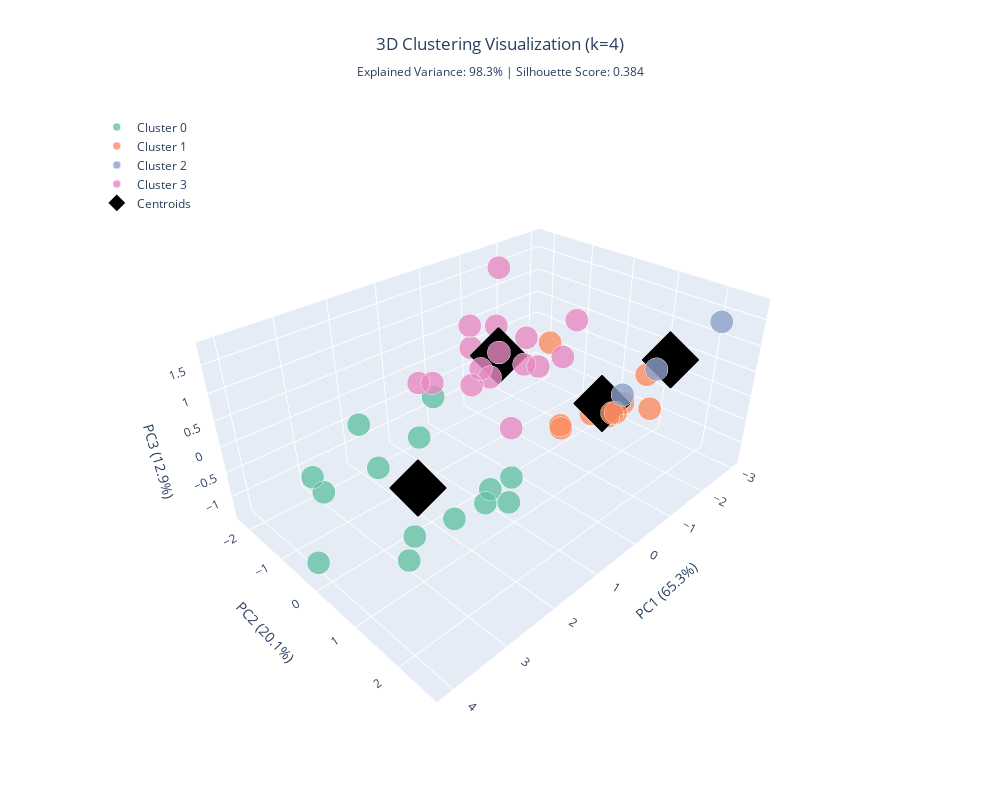

Notebook code cell kept with this figure:
### Code cell
colors = px.colors.qualitative.Set2[:best_k]

fig = go.Figure()

# Add points for each cluster
for i, cluster_id in enumerate(sorted(viz_df['cluster'].unique())):
    cluster_data = viz_df[viz_df['cluster'] == cluster_id]
    
    fig.add_trace(go.Scatter3d(
        x=cluster_data['PC1'],
        y=cluster_data['PC2'],
        z=cluster_data['PC3'],
        mode='markers',
        name=f'Cluster {cluster_id}',
        marker=dict(
            size=8,
            color=colors[i],
            opacity=0.8,
            line=dict(color='white', width=0.5)
        ),
        text=[f"Store: {store}<br>" +
              f"Cluster: {cluster_id}<br>" +
              f"Avg Sales: ${sales:,.0f}<br>" +
              f"Avg Temp: {temp:.1f}°F<br>" +
              f"Unemployment: {unemp:.2f}%"
              for store, sales, temp, unemp in zip(
                  cluster_data['store'],
                  cluster_data['sales_mean'],
                  cluster_data['temp_mean'],
                  cluster_data['unemployment']
              )],
        hovertemplate='%{text}<extra></extra>'
    ))

# Add the centroids
centroids_pca = pca.transform(kmeans_final.cluster_centers_)
fig.add_trace(go.Scatter3d(
    x=centroids_pca[:, 0],
    y=centroids_pca[:, 1],
    z=centroids_pca[:, 2],
    mode='markers',
    name='Centroids',
    marker=dict(
        size=15,
        color='black',
        symbol='diamond',
        line=dict(color='white', width=2)
    ),
    text=[f"Cluster {i} Centroid" for i in range(best_k)],
    hovertemplate='%{text}<extra></extra>'
))

# Update the layout
fig.update_layout(
    title=dict(
        text=f'3D Clustering Visualization (k={best_k})<br>' +
             f'<sub>Explained Variance: {pca.explained_variance_ratio_.sum()*100:.1f}% | ' +
             f'Silhouette Score: {silhouette_scores[best_k]:.3f}</sub>',
        x=0.5,
        xanchor='center'
    ),
    scene=dict(
        xaxis_title=f'PC1 ({pca.explained_variance_ratio_[0]*100:.1f}%)',
        yaxis_title=f'PC2 ({pca.explained_variance_ratio_[1]*100:.1f}%)',
        zaxis_title=f'PC3 ({pca.explained_variance_ratio_[2]*100:.1f}%)',
        camera=dict(
            eye=dict(x=1.5, y=1.5, z=1.3)
        )
    ),
    width=1000,
    height=800,
    showlegend=True,
    legend=dict(
        x=0.02,
        y=0.98,
        bgcolor='rgba(255,255,255,0.8)'
    ),
    hovermode='closest'
)

# Show the plot
fig.show()

### Figure 1 — Plotly figure (JSON) as saved in the notebook; plotly's stock layout.template omitted (floating-point values rounded to 4 significant figures)
{"data": [{"hovertemplate": "%{text}<extra></extra>", "marker": {"color": "rgb(102,194,165)", "line": {"color": "white", "width": 0.5}, "opacity": 0.8, "size": 8}, "mode": "markers", "name": "Cluster 0", "text": ["Store: 1<br>Cluster: 0<br>Avg Sales: $1,583,616<br>Avg Temp: 68.0°F<br>Unemployment: 7.63%", "Store: 2<br>Cluster: 0<br>Avg Sales: $1,909,447<br>Avg Temp: 67.4°F<br>Unemployment: 7.51%", "Store: 4<br>Cluster: 0<br>Avg Sales: $2,163,288<br>Avg Temp: 62.0°F<br>Unemployment: 5.30%", "Store: 6<br>Cluster: 0<br>Avg Sales: $1,561,326<br>Avg Temp: 69.7°F<br>Unemployment: 6.54%", "Store: 10<br>Cluster: 0<br>Avg Sales: $1,899,045<br>Avg Temp: 70.8°F<br>Unemployment: 8.01%", "Store: 11<br>Cluster: 0<br>Avg Sales: $1,370,759<br>Avg Temp: 72.5°F<br>Unemployment: 7.22%", "Store: 13<br>Cluster: 0<br>Avg Sales: $2,025,495<br>Avg Temp: 51.0°F<br>Unemployment: 6.62%", "Store: 14<br>Cluster: 0<br>Avg Sales: $2,016,654<br>Avg Temp: 56.1°F<br>Unemployment: 8.53%", "Store: 19<br>Cluster: 0<br>Avg Sales: $1,426,912<br>Avg Temp: 50.4°F<br>Unemployment: 7.87%", "Store: 20<br>Cluster: 0<br>Avg Sales: $2,123,372<br>Avg Temp: 54.2°F<br>Unemployment: 7.17%", "Store: 23<br>Cluster: 0<br>Avg Sales: $1,383,931<br>Avg Temp: 46.8°F<br>Unemployment: 4.51%", "Store: 27<br>Cluster: 0<br>Avg Sales: $1,740,802<br>Avg Temp: 55.4°F<br>Unemployment: 7.93%", "Store: 31<br>Cluster: 0<br>Avg Sales: $1,426,746<br>Avg Temp: 68.1°F<br>Unemployment: 7.51%", "Store: 39<br>Cluster: 0<br>Avg Sales: $1,485,208<br>Avg Temp: 70.6°F<br>Unemployment: 7.78%"], "type": "scatter3d", "x": [1.349, 3.01, 4.061, 1.899, 3.45, 0.9976, 3.747, 3.255, 1.463, 3.848, 1.946, 2.153, 0.7681, 1.654], "y": [0.7682, 0.8573, -0.2236, 0.4814, 1.276, 0.8507, -0.5723, 0.4536, -0.438, -0.1195, -1.99, 0.01621, 0.6873, 0.9684], "z": [-0.6967, -0.6264, -1.173, -1.163, -0.5433, -1.117, 0.1054, 0.5508, 0.603, 0.1253, -0.4166, 0.347, -0.8034, -0.6973]}, {"hovertemplate": "%{text}<extra></extra>", "marker": {"color": "rgb(252,141,98)", "line": {"color": "white", "width": 0.5}, "opacity": 0.8, "size": 8}, "mode": "markers", "name": "Cluster 1", "text": ["Store: 3<br>Cluster: 1<br>Avg Sales: $410,425<br>Avg Temp: 71.4°F<br>Unemployment: 7.22%", "Store: 5<br>Cluster: 1<br>Avg Sales: $325,254<br>Avg Temp: 69.2°F<br>Unemployment: 6.27%", "Store: 9<br>Cluster: 1<br>Avg Sales: $561,226<br>Avg Temp: 67.3°F<br>Unemployment: 6.07%", "Store: 21<br>Cluster: 1<br>Avg Sales: $760,653<br>Avg Temp: 68.1°F<br>Unemployment: 7.51%", "Store: 30<br>Cluster: 1<br>Avg Sales: $430,411<br>Avg Temp: 68.1°F<br>Unemployment: 7.51%", "Store: 33<br>Cluster: 1<br>Avg Sales: $255,761<br>Avg Temp: 75.0°F<br>Unemployment: 8.14%", "Store: 36<br>Cluster: 1<br>Avg Sales: $348,385<br>Avg Temp: 70.9°F<br>Unemployment: 7.78%", "Store: 37<br>Cluster: 1<br>Avg Sales: $523,219<br>Avg Temp: 70.9°F<br>Unemployment: 7.78%", "Store: 42<br>Cluster: 1<br>Avg Sales: $572,088<br>Avg Temp: 70.8°F<br>Unemployment: 8.01%", "Store: 43<br>Cluster: 1<br>Avg Sales: $624,259<br>Avg Temp: 67.8°F<br>Unemployment: 10.16%", "Store: 44<br>Cluster: 1<br>Avg Sales: $307,432<br>Avg Temp: 51.0°F<br>Unemployment: 6.31%"], "type": "scatter3d", "x": [-2.371, -2.517, -1.665, -0.8692, -2.49, -3.015, -2.631, -2.295, -2.041, -2.132, -2.608], "y": [0.3346, -0.2085, -0.3101, 0.3643, 0.2238, 0.8628, 0.4756, 0.5591, 0.6497, 1.264, -1.478], "z": [-1.117, -1.363, -1.306, -0.7048, -0.8232, -0.9929, -0.8596, -0.9033, -0.7608, 0.281, -0.1997]}, {"hovertemplate": "%{text}<extra></extra>", "marker": {"color": "rgb(141,160,203)", "line": {"color": "white", "width": 0.5}, "opacity": 0.8, "size": 8}, "mode": "markers", "name": "Cluster 2", "text": ["Store: 12<br>Cluster: 2<br>Avg Sales: $1,029,995<br>Avg Temp: 67.9°F<br>Unemployment: 12.95%", "Store: 28<br>Cluster: 2<br>Avg Sales: $1,336,170<br>Avg Temp: 67.9°F<br>Unemployment: 12.95%", "Store: 38<br>Cluster: 2<br>Avg Sales: $402,448<br>Avg Temp: 67.9°F<br>Unemployment: 12.95%"], "type": "scatter3d", "x": [-0.4351, 0.5682, -2.761], "y": [2.5, 2.63, 2.22], "z": [1.513, 1.543, 1.435]}, {"hovertemplate": "%{text}<extra></extra>", "marker": {"color": "rgb(231,138,195)", "line": {"color": "white", "width": 0.5}, "opacity": 0.8, "size": 8}, "mode": "markers", "name": "Cluster 3", "text": ["Store: 7<br>Cluster: 3<br>Avg Sales: $586,279<br>Avg Temp: 35.9°F<br>Unemployment: 8.47%", "Store: 8<br>Cluster: 3<br>Avg Sales: $919,670<br>Avg Temp: 61.8°F<br>Unemployment: 6.10%", "Store: 15<br>Cluster: 3<br>Avg Sales: $612,014<br>Avg Temp: 50.0°F<br>Unemployment: 7.87%", "Store: 16<br>Cluster: 3<br>Avg Sales: $518,641<br>Avg Temp: 43.1°F<br>Unemployment: 6.29%", "Store: 17<br>Cluster: 3<br>Avg Sales: $905,869<br>Avg Temp: 44.3°F<br>Unemployment: 6.60%", "Store: 18<br>Cluster: 3<br>Avg Sales: $1,051,441<br>Avg Temp: 51.3°F<br>Unemployment: 8.62%", "Store: 22<br>Cluster: 3<br>Avg Sales: $1,025,878<br>Avg Temp: 53.0°F<br>Unemployment: 7.90%", "Store: 24<br>Cluster: 3<br>Avg Sales: $1,338,959<br>Avg Temp: 52.3°F<br>Unemployment: 8.49%", "Store: 25<br>Cluster: 3<br>Avg Sales: $698,985<br>Avg Temp: 50.9°F<br>Unemployment: 7.17%", "Store: 26<br>Cluster: 3<br>Avg Sales: $997,900<br>Avg Temp: 41.5°F<br>Unemployment: 7.66%", "Store: 29<br>Cluster: 3<br>Avg Sales: $536,204<br>Avg Temp: 53.0°F<br>Unemployment: 9.56%", "Store: 32<br>Cluster: 3<br>Avg Sales: $1,179,384<br>Avg Temp: 50.3°F<br>Unemployment: 8.47%", "Store: 34<br>Cluster: 3<br>Avg Sales: $976,786<br>Avg Temp: 56.9°F<br>Unemployment: 10.16%", "Store: 35<br>Cluster: 3<br>Avg Sales: $836,245<br>Avg Temp: 55.4°F<br>Unemployment: 8.69%", "Store: 40<br>Cluster: 3<br>Avg Sales: $966,499<br>Avg Temp: 45.1°F<br>Unemployment: 4.51%", "Store: 41<br>Cluster: 3<br>Avg Sales: $1,292,893<br>Avg Temp: 46.2°F<br>Unemployment: 6.81%", "Store: 45<br>Cluster: 3<br>Avg Sales: $794,004<br>Avg Temp: 56.1°F<br>Unemployment: 8.53%"], "type": "scatter3d", "x": [-1.245, -0.4673, -1.192, -1.5, -0.4401, 0.02403, 0.1642, 0.8848, -0.8824, -0.2068, -1.658, 0.4995, -0.4471, -0.3149, -0.03017, 1.161, -0.6905], "y": [-1.634, -0.5236, -0.8481, -1.965, -1.578, -0.358, -0.4383, -0.1305, -0.9919, -1.339, -0.03798, -0.317, 0.6784, -0.07477, -2.277, -1.189, -0.07915], "z": [1.779, -0.9237, 0.6192, 0.3951, 0.4141, 0.9256, 0.4633, 0.7162, 0.2637, 1.028, 1.092, 0.803, 1.048, 0.6718, -0.4646, 0.4443, 0.4881]}, {"hovertemplate": "%{text}<extra></extra>", "marker": {"color": "black", "line": {"color": "white", "width": 2}, "size": 15, "symbol": "diamond"}, "mode": "markers", "name": "Centroids", "text": ["Cluster 0 Centroid", "Cluster 1 Centroid", "Cluster 2 Centroid", "Cluster 3 Centroid"], "type": "scatter3d", "x": [2.4, -2.239, -0.876, -0.373], "y": [0.2154, 0.2489, 2.45, -0.7708], "z": [-0.3932, -0.7954, 1.497, 0.5743]}], "layout": {"height": 800, "hovermode": "closest", "legend": {"bgcolor": "rgba(255,255,255,0.8)", "x": 0.02, "y": 0.98}, "scene": {"camera": {"eye": {"x": 1.5, "y": 1.5, "z": 1.3}}, "xaxis": {"title": {"text": "PC1 (65.3%)"}}, "yaxis": {"title": {"text": "PC2 (20.1%)"}}, "zaxis": {"title": {"text": "PC3 (12.9%)"}}}, "showlegend": true, "title": {"text": "3D Clustering Visualization (k=4)<br><sub>Explained Variance: 98.3% | Silhouette Score: 0.384</sub>", "x": 0.5, "xanchor": "center"}, "width": 1000}}
